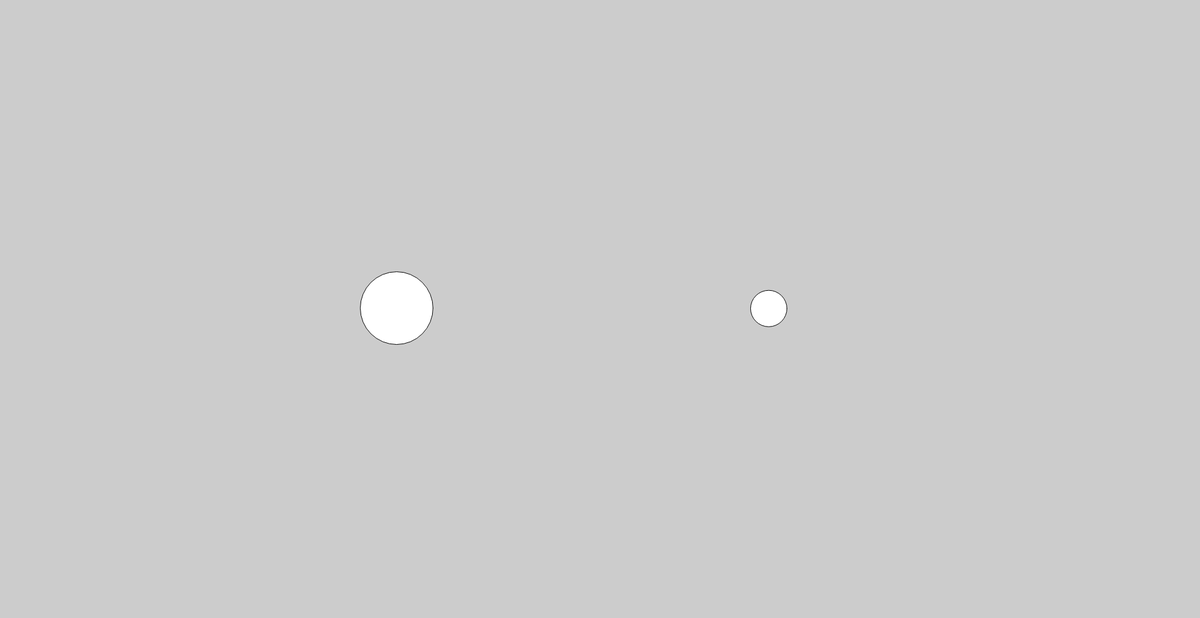
Frame 1 (no input)
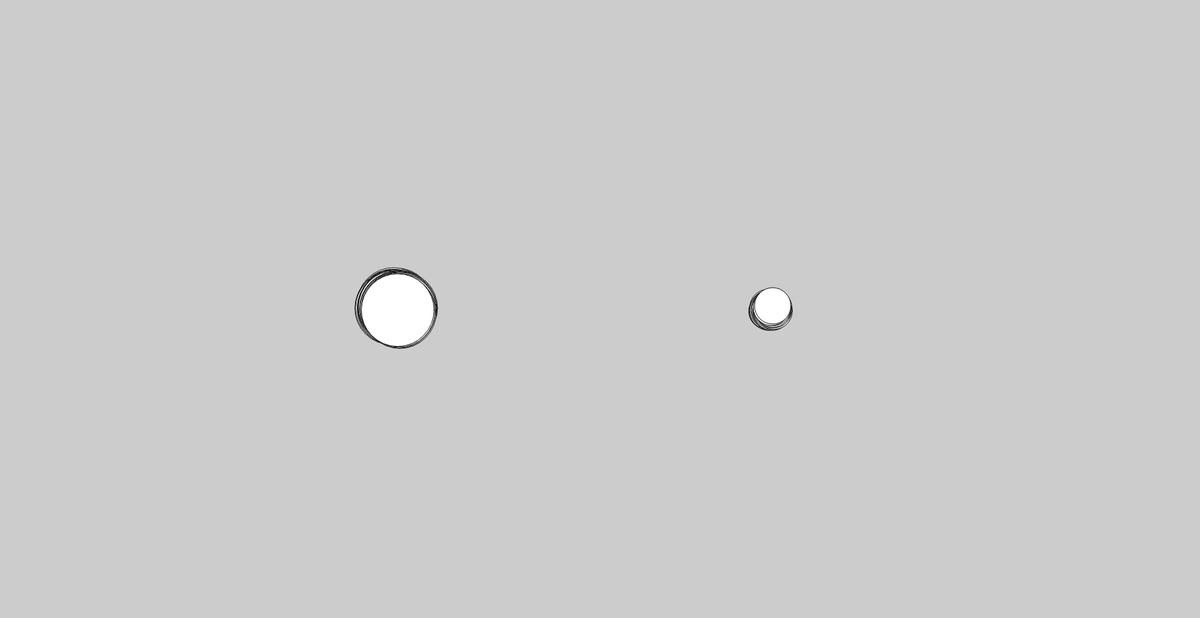
Frame 60 (no input)
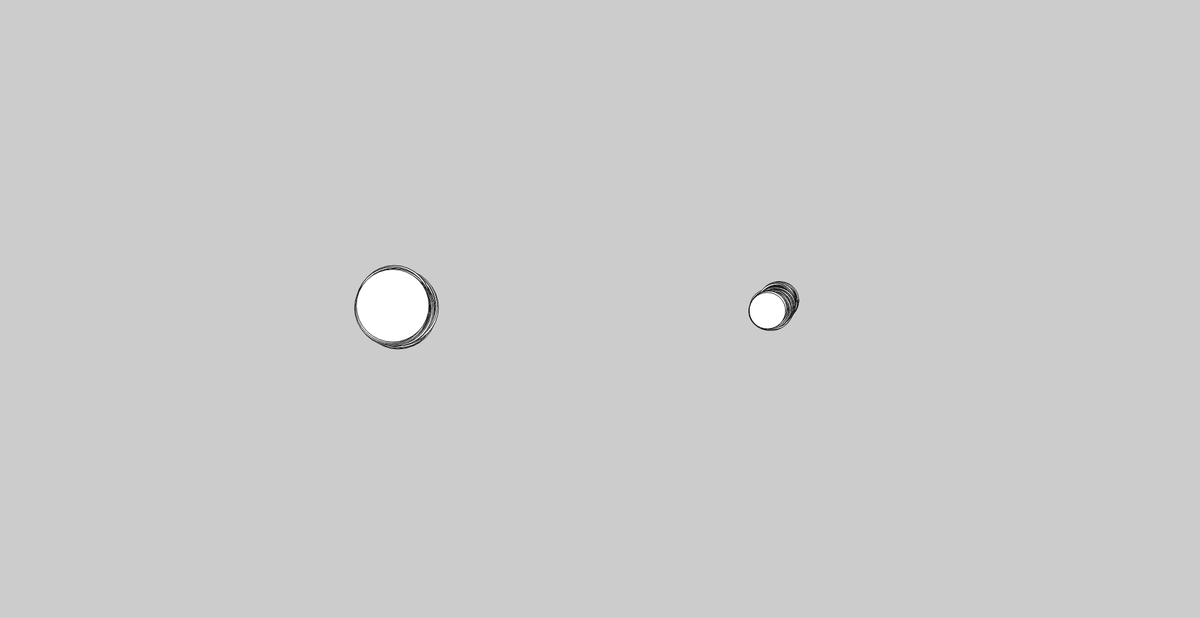
Frame 120 (the mouse pressed at the canvas centre since frame 60)

The p5.js sketch that drew these frames (run headless with seeded random() and noise() and a simulated clock; from frame 60 on, the mouse is pressed at the canvas centre):

// p5.js sketch
// ── sketch.js
//  Variables:

//  creates a hoisted variable
var bug;


function setup() {
    createCanvas(1980, 1020);
    //  placed here to prevent redrawling of the canvas
    background(204);
    //  creates object and pass in parameters
    jit = new JitterBug(width * 0.33, height / 2, 120);
    bug = new JitterBug(width * 0.64, height / 2, 60);

}

function draw() {
    //  calls the methods of the Jitterbug object below


    jit.move();
    jit.display();

    bug.move();
    bug.display();
}


// ── JitterBug.js
//  jitterbug constructor:
//  define object
function JitterBug(tempX, tempY, tempDiameter) {
    this.x = tempX;
    this.y = tempY;
    this.diameter = tempDiameter;
    this.speed = 2.5;

    //  object methods
    this.move = function () {
        this.x += random(-this.speed, this.speed);
        this.y += random(-this.speed, this.speed);
    };

    this.display = function () {
        ellipse(this.x, this.y, this.diameter, this.diameter);
    };
}
